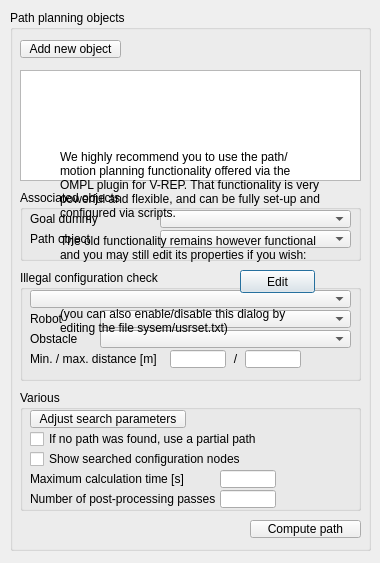
<?xml version="1.0" encoding="UTF-8"?>
<ui version="4.0">
 <class>CQDlgPathPlanning</class>
 <widget class="QDialog" name="CQDlgPathPlanning">
  <property name="geometry">
   <rect>
    <x>0</x>
    <y>0</y>
    <width>380</width>
    <height>563</height>
   </rect>
  </property>
  <property name="windowTitle">
   <string>Path Planning</string>
  </property>
  <property name="locale">
   <locale language="English" country="UnitedStates"/>
  </property>
  <widget class="QGroupBox" name="qqPathPlanningGroup">
   <property name="geometry">
    <rect>
     <x>10</x>
     <y>10</y>
     <width>361</width>
     <height>541</height>
    </rect>
   </property>
   <property name="title">
    <string>Path planning objects</string>
   </property>
   <property name="flat">
    <bool>false</bool>
   </property>
   <widget class="QToolButton" name="qqAddNew">
    <property name="geometry">
     <rect>
      <x>10</x>
      <y>30</y>
      <width>101</width>
      <height>18</height>
     </rect>
    </property>
    <property name="focusPolicy">
     <enum>Qt::StrongFocus</enum>
    </property>
    <property name="text">
     <string>Add new object</string>
    </property>
   </widget>
   <widget class="QListWidget" name="qqList">
    <property name="geometry">
     <rect>
      <x>10</x>
      <y>60</y>
      <width>341</width>
      <height>111</height>
     </rect>
    </property>
   </widget>
   <widget class="QGroupBox" name="groupBox_2">
    <property name="geometry">
     <rect>
      <x>10</x>
      <y>180</y>
      <width>341</width>
      <height>71</height>
     </rect>
    </property>
    <property name="title">
     <string>Associated objects</string>
    </property>
    <property name="flat">
     <bool>false</bool>
    </property>
    <widget class="QLabel" name="label">
     <property name="geometry">
      <rect>
       <x>10</x>
       <y>20</y>
       <width>131</width>
       <height>18</height>
      </rect>
     </property>
     <property name="text">
      <string>Goal dummy</string>
     </property>
    </widget>
    <widget class="QComboBox" name="qqGoalCombo">
     <property name="geometry">
      <rect>
       <x>140</x>
       <y>20</y>
       <width>191</width>
       <height>18</height>
      </rect>
     </property>
    </widget>
    <widget class="QLabel" name="label_2">
     <property name="geometry">
      <rect>
       <x>10</x>
       <y>40</y>
       <width>131</width>
       <height>18</height>
      </rect>
     </property>
     <property name="text">
      <string>Path object</string>
     </property>
    </widget>
    <widget class="QComboBox" name="qqPathCombo">
     <property name="geometry">
      <rect>
       <x>140</x>
       <y>40</y>
       <width>191</width>
       <height>18</height>
      </rect>
     </property>
    </widget>
   </widget>
   <widget class="QGroupBox" name="groupBox_3">
    <property name="geometry">
     <rect>
      <x>10</x>
      <y>260</y>
      <width>341</width>
      <height>111</height>
     </rect>
    </property>
    <property name="title">
     <string>Illegal configuration check</string>
    </property>
    <property name="flat">
     <bool>false</bool>
    </property>
    <widget class="QComboBox" name="qqCheckTypeCombo">
     <property name="geometry">
      <rect>
       <x>10</x>
       <y>20</y>
       <width>321</width>
       <height>18</height>
      </rect>
     </property>
    </widget>
    <widget class="QLabel" name="label_3">
     <property name="geometry">
      <rect>
       <x>10</x>
       <y>80</y>
       <width>141</width>
       <height>18</height>
      </rect>
     </property>
     <property name="text">
      <string>Min. / max. distance [m]</string>
     </property>
    </widget>
    <widget class="QLineEdit" name="qqMinDist">
     <property name="geometry">
      <rect>
       <x>150</x>
       <y>80</y>
       <width>56</width>
       <height>18</height>
      </rect>
     </property>
    </widget>
    <widget class="QLineEdit" name="qqMaxDist">
     <property name="geometry">
      <rect>
       <x>225</x>
       <y>80</y>
       <width>56</width>
       <height>18</height>
      </rect>
     </property>
    </widget>
    <widget class="QLabel" name="label_4">
     <property name="geometry">
      <rect>
       <x>10</x>
       <y>40</y>
       <width>71</width>
       <height>18</height>
      </rect>
     </property>
     <property name="text">
      <string>Robot</string>
     </property>
    </widget>
    <widget class="QComboBox" name="qqRobotCombo">
     <property name="geometry">
      <rect>
       <x>80</x>
       <y>40</y>
       <width>251</width>
       <height>18</height>
      </rect>
     </property>
    </widget>
    <widget class="QLabel" name="label_5">
     <property name="geometry">
      <rect>
       <x>10</x>
       <y>60</y>
       <width>71</width>
       <height>18</height>
      </rect>
     </property>
     <property name="text">
      <string>Obstacle</string>
     </property>
    </widget>
    <widget class="QComboBox" name="qqObstacleCombo">
     <property name="geometry">
      <rect>
       <x>80</x>
       <y>60</y>
       <width>251</width>
       <height>18</height>
      </rect>
     </property>
    </widget>
    <widget class="QLabel" name="label_6">
     <property name="geometry">
      <rect>
       <x>205</x>
       <y>80</y>
       <width>21</width>
       <height>18</height>
      </rect>
     </property>
     <property name="text">
      <string>/</string>
     </property>
     <property name="alignment">
      <set>Qt::AlignCenter</set>
     </property>
    </widget>
   </widget>
   <widget class="QGroupBox" name="groupBox_4">
    <property name="geometry">
     <rect>
      <x>10</x>
      <y>380</y>
      <width>341</width>
      <height>121</height>
     </rect>
    </property>
    <property name="title">
     <string>Various</string>
    </property>
    <property name="flat">
     <bool>false</bool>
    </property>
    <widget class="QToolButton" name="qqAdjustSearchParameters">
     <property name="geometry">
      <rect>
       <x>10</x>
       <y>20</y>
       <width>156</width>
       <height>18</height>
      </rect>
     </property>
     <property name="focusPolicy">
      <enum>Qt::StrongFocus</enum>
     </property>
     <property name="text">
      <string>Adjust search parameters</string>
     </property>
    </widget>
    <widget class="QCheckBox" name="qqUsePartialPath">
     <property name="geometry">
      <rect>
       <x>10</x>
       <y>40</y>
       <width>251</width>
       <height>18</height>
      </rect>
     </property>
     <property name="focusPolicy">
      <enum>Qt::StrongFocus</enum>
     </property>
     <property name="text">
      <string>If no path was found, use a partial path</string>
     </property>
    </widget>
    <widget class="QCheckBox" name="qqShowNodes">
     <property name="geometry">
      <rect>
       <x>10</x>
       <y>60</y>
       <width>261</width>
       <height>18</height>
      </rect>
     </property>
     <property name="focusPolicy">
      <enum>Qt::StrongFocus</enum>
     </property>
     <property name="text">
      <string>Show searched configuration nodes</string>
     </property>
    </widget>
    <widget class="QLabel" name="label_14">
     <property name="geometry">
      <rect>
       <x>10</x>
       <y>80</y>
       <width>191</width>
       <height>18</height>
      </rect>
     </property>
     <property name="text">
      <string>Maximum calculation time [s]</string>
     </property>
    </widget>
    <widget class="QLineEdit" name="qqMaxCalcTime">
     <property name="geometry">
      <rect>
       <x>200</x>
       <y>80</y>
       <width>56</width>
       <height>18</height>
      </rect>
     </property>
    </widget>
    <widget class="QLineEdit" name="qqPostProcessingPasses">
     <property name="geometry">
      <rect>
       <x>200</x>
       <y>100</y>
       <width>56</width>
       <height>18</height>
      </rect>
     </property>
    </widget>
    <widget class="QLabel" name="label_15">
     <property name="geometry">
      <rect>
       <x>10</x>
       <y>100</y>
       <width>191</width>
       <height>18</height>
      </rect>
     </property>
     <property name="text">
      <string>Number of post-processing passes</string>
     </property>
    </widget>
   </widget>
   <widget class="QToolButton" name="qqComputePath">
    <property name="geometry">
     <rect>
      <x>240</x>
      <y>510</y>
      <width>111</width>
      <height>18</height>
     </rect>
    </property>
    <property name="focusPolicy">
     <enum>Qt::StrongFocus</enum>
    </property>
    <property name="text">
     <string>Compute path</string>
    </property>
   </widget>
  </widget>
  <widget class="QPushButton" name="qqNoFuncButton">
   <property name="geometry">
    <rect>
     <x>240</x>
     <y>270</y>
     <width>75</width>
     <height>23</height>
    </rect>
   </property>
   <property name="text">
    <string>Edit</string>
   </property>
  </widget>
  <widget class="QLabel" name="qqNoFuncTxt1">
   <property name="geometry">
    <rect>
     <x>60</x>
     <y>140</y>
     <width>261</width>
     <height>131</height>
    </rect>
   </property>
   <property name="text">
    <string>We highly recommend you to use the path/motion planning functionality offered via the OMPL plugin for V-REP. That functionality is very powerful and flexible, and can be fully set-up and configured via scripts.

The old functionality remains however functional and you may still edit its properties if you wish:</string>
   </property>
   <property name="wordWrap">
    <bool>true</bool>
   </property>
  </widget>
  <widget class="QLabel" name="qqNoFuncTxt2">
   <property name="geometry">
    <rect>
     <x>60</x>
     <y>300</y>
     <width>261</width>
     <height>41</height>
    </rect>
   </property>
   <property name="text">
    <string>(you can also enable/disable this dialog by editing the file sysem/usrset.txt)</string>
   </property>
   <property name="wordWrap">
    <bool>true</bool>
   </property>
  </widget>
 </widget>
 <tabstops>
  <tabstop>qqAddNew</tabstop>
  <tabstop>qqList</tabstop>
  <tabstop>qqGoalCombo</tabstop>
  <tabstop>qqPathCombo</tabstop>
  <tabstop>qqCheckTypeCombo</tabstop>
  <tabstop>qqRobotCombo</tabstop>
  <tabstop>qqObstacleCombo</tabstop>
  <tabstop>qqMinDist</tabstop>
  <tabstop>qqMaxDist</tabstop>
  <tabstop>qqAdjustSearchParameters</tabstop>
  <tabstop>qqUsePartialPath</tabstop>
  <tabstop>qqShowNodes</tabstop>
  <tabstop>qqMaxCalcTime</tabstop>
  <tabstop>qqPostProcessingPasses</tabstop>
  <tabstop>qqComputePath</tabstop>
 </tabstops>
 <resources/>
 <connections/>
</ui>
